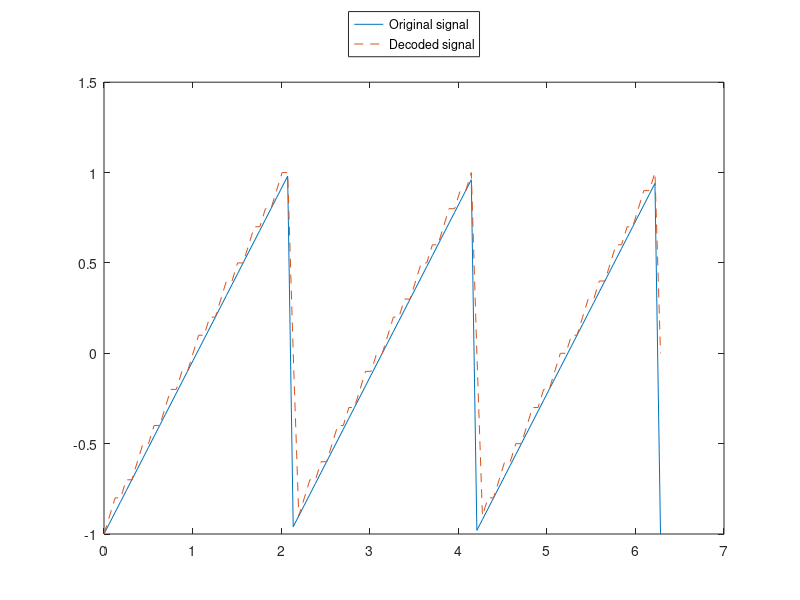

The MATLAB source for this figure:
predictor = [0 1]; % y(k)=x(k-1)
partition = [-1:.1:.9]; 
codebook = [-1:.1:1]; 
t = [0:pi/50:2*pi]; 
x = sawtooth(3*t); % Original signal
% Quantize x using DPCM.
encodedx = dpcmenco(x,codebook,partition,predictor); 
% Try to recover x from the modulated signal.
decodedx = dpcmdeco(encodedx,codebook,predictor); 
plot(t,x,t,decodedx,'--') 
legend('Original signal','Decoded signal','Location','NorthOutside'); 
distor = sum((x-decodedx).^2)/length(x) % Mean square error